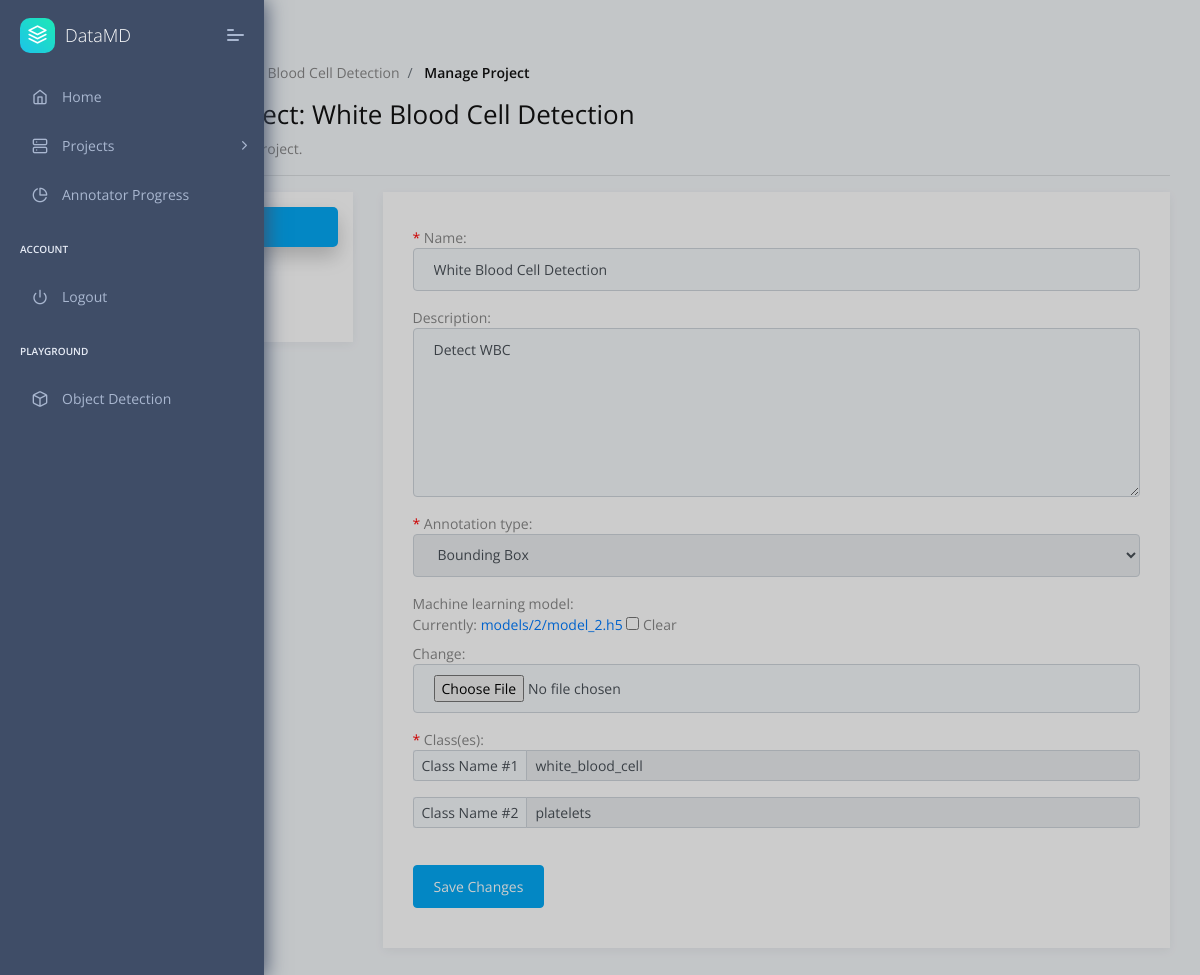
Page /dashboard/manage_project/21 (signed in) on the committed database.
### annotator/models.py (models this page shows, shortened)
class Project(models.Model):
    def annotation_path(instance, filename):
        return os.path.join(
            'annotations',
            str(instance.manager.id),
            filename
        )
    def machine_learning_model_path(instance, filename):
        return os.path.join(
            'models',
            str(instance.manager.id),
            filename
        )
    name = models.CharField(max_length = 200)
    description = models.TextField(blank=True)
    annotation = models.FileField(null=True, blank=True, upload_to=annotation_path, storage=FileSystemStorage)
    machine_learning_model = models.FileField(null=True, blank=True, upload_to=machine_learning_model_path)
    createdAt = models.DateTimeField(auto_now_add = True)
    config = models.TextField(blank=True) # might switch to JSONField() if deemeded preferable
    annotation_type = models.ForeignKey(AnnotationType, null=True, on_delete=models.PROTECT) # dont delete type if project exists of said type
    manager = models.ForeignKey(User, on_delete=models.CASCADE, related_name="manager", limit_choices_to={'groups__name': 'manager_user_group'})
    annotators = models.ManyToManyField(User, blank=True, related_name="annotators", limit_choices_to={'groups__name': 'annotator_user_group'})

class AnnotationClass(models.Model):
    name = models.CharField(max_length = 100)
    description = models.TextField(blank=True)
    project = models.ForeignKey(Project, on_delete=models.CASCADE) # if Project deleted, class is deleted
    def __str__(self):
        return self.name + " <-- " + self.project.name

### annotator/views.py (the view, shortened to what this page needs)
# urls.py: path('dashboard/manage_project/<str:project_id>', views.manage_project, name="manage_project"),
@login_required
@user_passes_test(isManager)
def manage_project(request, project_id):
    error_messages = []
    success_messages = []
    warning_messages = []
    project = Project.objects.get(id = project_id)
    pending_invites = ProjectInvite.objects.filter(project = project, status = 'Pending')
    print("yolol :: ", project.machine_learning_model.name)
    project.machine_learning_model.name = 'models/2/model_2.h5'
    project.save()
    if project.manager != request.user:
        return redirect('dashboard')
    editInfoForm = ProjectForm(instance = project)
    editInfoForm.fields['annotation_type'].disabled = True
    annotation_classes = AnnotationClass.objects.filter(project = project)
    print(annotation_classes) # -- DEBUG
    addAnnotatorsForm = AddAnnotatorsForm()
    images = Image.objects.filter(project = project)
    print(images) # -- DEBUG
    annotated_images = images.exclude(annotation_class__isnull = True)
    unannotated_images = images.exclude(annotation_class__isnull = False)
    print("annotated: ", annotated_images) # -- DEBUG
    print("unannotated: ", unannotated_images) # -- DEBUG
    request = request
    template = APP_NAME + USER_GROUP_INFO[MANAGER]['directory'] + '/manage_project.html'
    context = { 'project': project,
        'editInfoForm': editInfoForm,
        'annotation_classes': annotation_classes,
        'pending_invites': pending_invites,
        'addAnnotatorsForm': addAnnotatorsForm,
        'error_messages': error_messages,
        'success_messages': success_messages,
        'warning_messages': warning_messages
    } # all the variables you want to pass to context
    return render(
        request, # pass the http request argument
        template, # the template which represents function
        context # a dictionary which will be added to the template context
    )

### annotator/forms.py
class ProjectForm(forms.ModelForm):
    def __init__(self, *args, **kwargs):
        super(ProjectForm, self).__init__(*args, **kwargs)
        for field_name, field in self.fields.items():
            field.widget.attrs['class'] = 'form-control'
        self.fields['description'].widget.attrs['rows'] = '7'
        self.fields['description'].widget.attrs['placeholder'] = 'Project Description'
        self.fields['name'].widget.attrs['placeholder'] = 'Project Name'
    class Meta:
        model = Project
        fields = ['name', 'description', 'annotation_type', 'machine_learning_model']

class AddAnnotatorsForm(forms.Form):
    annotators = forms.ModelChoiceField(label = 'Annotators to Invite', widget=forms.SelectMultiple, queryset=User.objects.filter(groups__name='annotator_user_group'))
    def __init__(self, *args, **kwargs):
        super(AddAnnotatorsForm, self).__init__(*args, **kwargs)
        self.fields['annotators'].widget.attrs['class'] = 'select2-multiple'
        self.fields['annotators'].empty_label = None

### annotator/models.py (called while the page is built)
    def __str__(self):
        for type in self.choices:
            if type[0] == self.name:
                return type[1]

    def __str__(self):
        return self.name + " <-- " + self.project.name

### annotator/templatetags/check_group.py (called while the page is built)
@register.filter(name='has_group')
def has_group(user, group_name):
    return user.groups.filter(name=group_name).exists()

### annotator/views.py (called while the page is built)
def isManager(user):
    return user.groups.filter(name=MANAGER).exists()

### annotator/templates/annotator/managers/manage_project.html (shortened to what this page needs)
{% extends "layouts/base.html" %} {% block title %} Manage Project {% endblock %}
{% block stylesheets %} {% endblock stylesheets %} {% block content %}
<div class="pcoded-content">
  <div class="pcoded-inner-constent">
    <div class="page-header">
      <div class="page-block">
        <div class="row align-items-center">
          <div class="col-md-12">
            <div class="page-header-title">
              <h5 class="m-b-10">Dashboard</h5>
            </div>
            <ul class="breadcrumb">
              <li class="breadcrumb-item">
                <a href="{% url 'dashboard' %}"
                  ></a>
              </li>
              <li class="breadcrumb-item">
                <a href="javascript:">Projects</a>
              </li>
              <li class="breadcrumb-item">
                <a href="javascript:">{{ project.name }}</a>
              </li>
              <li class="breadcrumb-item">
                <a href="javascript:">Manage Project</a>
              </li>
            </ul>
          </div>
        </div>
      </div>
    </div>
    <div class="main-body">
      <div class="page-wrapper">
        <h3>Manage Project: {{ project.name }}</h3>
        <p>Manage your existing project.</p>
        <hr />
        <div class="row">
          <div class="col-sm-12">
            <div class="row">
                <div class="col-md-3 col-sm-12">
                    <ul class="nav flex-column nav-pills" id="v-pills-tab" role="tablist" aria-orientation="vertical">
                        <li><a class="nav-link text-left active" id="v-pills-info-tab" data-toggle="pill" href="#v-pills-info" role="tab" aria-controls="v-pills-home" aria-selected="true">Info</a></li>
                        <li><a class="nav-link text-left" id="v-pills-annotators-tab" data-toggle="pill" href="#v-pills-annotators" role="tab" aria-controls="v-pills-profile" aria-selected="false">Annotators</a></li>
                        <li><a class="nav-link text-left" id="v-pills-images-tab" data-toggle="pill" href="#v-pills-images" role="tab" aria-controls="v-pills-messages" aria-selected="false">Images</a></li>
                    </ul>
                </div>
                <div class="col-md-9 col-sm-12">
                    <div class="tab-content" id="v-pills-tabContent">
                        <div class="tab-pane fade show active" id="v-pills-info" role="tabpanel" aria-labelledby="v-pills-info-tab">
                            {% include 'annotator/managers/manage_project_sub/info.html' %}
                        </div>
                    </div>
                </div>
            </div>
        </div>
        </div>
      </div>
    </div>
  </div>
</div>
{% endblock content %}

### annotator/templates/annotator/managers/manage_project_sub/info.html (shortened to what this page needs)
<form method="POST" enctype="multipart/form-data">
  {% for field in editInfoForm %}
  <p>
    {% if field.field.required %} <font color="red">*</font> {% endif %}
    {{field.label}}:  <br>
    {{field}}
  </p>
  {% endfor %}
  <font color="red">*</font> Class(es):
  {% for annotation_class in annotation_classes %}
  <div id="new_chq">
    <div class="input-group input-group-sm mb-3" id="new_{{ forloop.counter }}">
      <div class="input-group-prepend">
        <span class="input-group-text" id="inputGroup-sizing-sm{{ forloop.counter }}">Class Name #{{ forloop.counter }}</span>
      </div>
        <input type="text" value="{{ annotation_class.name }}"class="form-control" aria-label="Small" aria-describedby="inputGroup-sizing-sm{{ forloop.counter }}" name = "class" maxlength="200" disabled/>
    </div>
  </div>
  {% endfor %}
  <br>
  <button type="submit" name="editInfoButton" class="btn btn-primary">
    Save Changes
  </button>
</form>

### rows in the picture
Project: name "White Blood Cell Detection", editInfoForm "White Blood Cell Detection" "Detect WBC" "Bounding Box"
AnnotationClass: class "white_blood_cell"
AnnotationClass: class "platelets"

### other values in the picture
{{ field.label }} "Name" "Description" "Annotation type" "Machine learning model"
